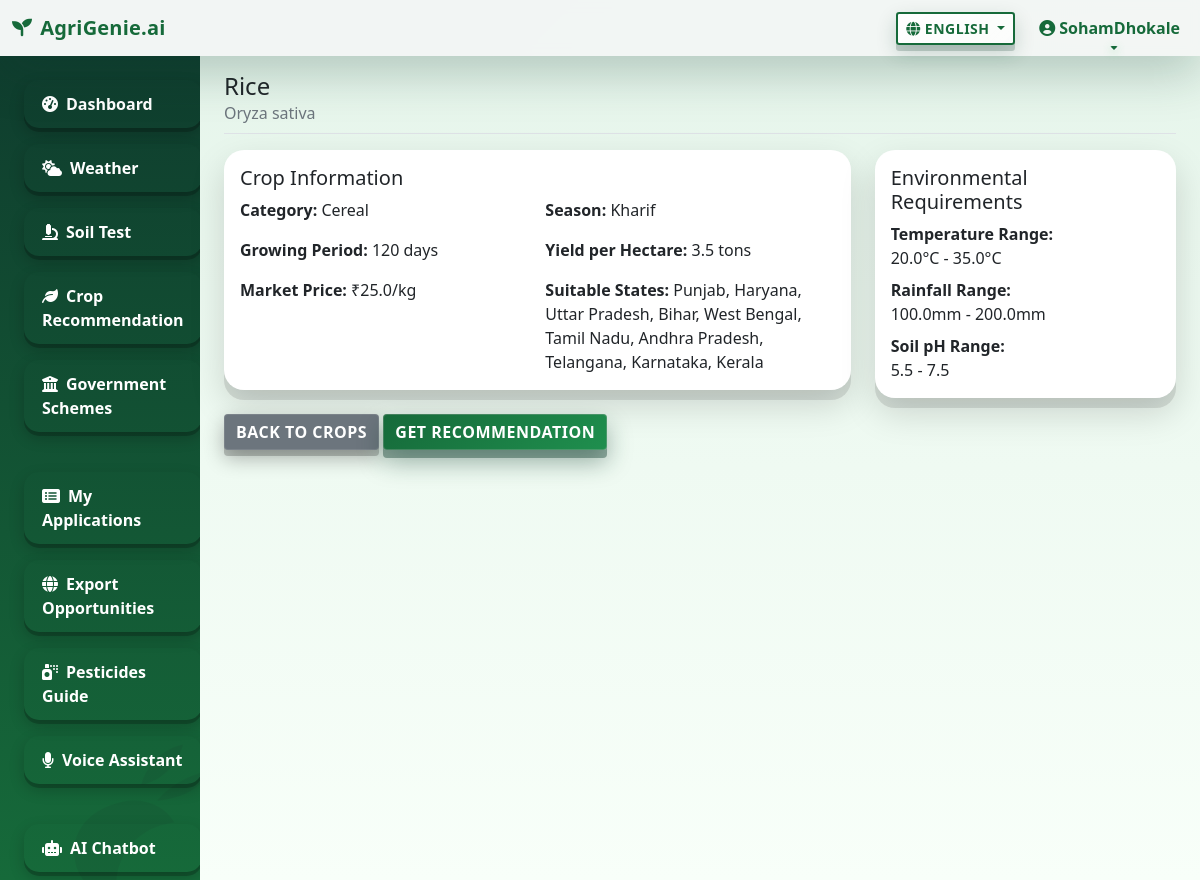
The page /crops/crop/1/ (signed in) on the database its author committed.
### apps/authentication/models.py (models this page shows, shortened)
class CustomUser(AbstractUser):
    phone = models.CharField(max_length=15, blank=True)
    location = models.CharField(max_length=100, blank=True)
    farm_size = models.DecimalField(max_digits=10, decimal_places=2, null=True, blank=True)
    state = models.CharField(max_length=50, blank=True)
    district = models.CharField(max_length=50, blank=True)
    created_at = models.DateTimeField(auto_now_add=True)

### apps/crops/models.py (models this page shows, shortened)
class Crop(models.Model):
    name = models.CharField(max_length=100)
    scientific_name = models.CharField(max_length=100, blank=True)
    category = models.CharField(max_length=50)
    season = models.CharField(max_length=20)
    min_temperature = models.FloatField()
    max_temperature = models.FloatField()
    min_rainfall = models.FloatField()
    max_rainfall = models.FloatField()
    soil_ph_min = models.FloatField()
    soil_ph_max = models.FloatField()
    growing_period_days = models.IntegerField()
    suitable_states = models.TextField()  # Comma-separated states
    yield_per_hectare = models.FloatField(help_text="Average yield in tons per hectare")
    market_price_per_kg = models.FloatField(help_text="Average market price per kg")

### apps/crops/views.py (the view)
# urls.py: path('crop/<int:crop_id>/', views.crop_detail, name='crop_detail'),
@login_required
def crop_detail(request, crop_id):
    crop = Crop.objects.get(id=crop_id)
    return render(request, 'crops/crop_detail.html', {'crop': crop})

### apps/authentication/context_processors.py (called while the page is built)
def site_language(request):
    lang = request.session.get('site_lang') or request.COOKIES.get('site_lang') or 'en'
    def t(key):
        """Template function to get translation"""
        return get_translation(key, lang)
    def translate(text):
        """Template function to translate text"""
        return translate_text(text, lang)
    return {
        'site_lang': lang,
        't': t,
        'translate': translate
    }

### apps/authentication/templatetags/translation_tags.py (called while the page is built)
@register.filter
@stringfilter
def t(key, language='en'):
    return get_translation(key, language)

### apps/authentication/translations.py (called while the page is built)
def get_translation(key, language='en'):
    return TRANSLATIONS.get(language, {}).get(key, TRANSLATIONS['en'].get(key, key))

### templates/crops/crop_detail.html (shortened to what this page needs)
{% extends 'base/base.html' %}
{% block content %}
<div class="pt-3 pb-2 mb-3 border-bottom">
    <h2 class="h4 mb-0">{{ crop.name }}</h2>
    <p class="text-muted mb-0">{{ crop.scientific_name }}</p>
</div>
<div class="row">
    <div class="col-md-8">
        <div class="card">
            <div class="card-body">
                <h5 class="card-title">Crop Information</h5>
                <div class="row g-3">
                    <div class="col-md-6">
                        <strong>Category:</strong> {{ crop.category }}
                    </div>
                    <div class="col-md-6">
                        <strong>Season:</strong> {{ crop.season }}
                    </div>
                    <div class="col-md-6">
                        <strong>Growing Period:</strong> {{ crop.growing_period_days }} days
                    </div>
                    <div class="col-md-6">
                        <strong>Yield per Hectare:</strong> {{ crop.yield_per_hectare }} tons
                    </div>
                    <div class="col-md-6">
                        <strong>Market Price:</strong> ₹{{ crop.market_price_per_kg }}/kg
                    </div>
                    <div class="col-md-6">
                        <strong>Suitable States:</strong> {{ crop.suitable_states }}
                    </div>
                </div>
            </div>
        </div>
    </div>
    <div class="col-md-4">
        <div class="card">
            <div class="card-body">
                <h5 class="card-title">Environmental Requirements</h5>
                <div class="row g-2">
                    <div class="col-12">
                        <strong>Temperature Range:</strong><br>
                        {{ crop.min_temperature }}°C - {{ crop.max_temperature }}°C
                    </div>
                    <div class="col-12">
                        <strong>Rainfall Range:</strong><br>
                        {{ crop.min_rainfall }}mm - {{ crop.max_rainfall }}mm
                    </div>
                    <div class="col-12">
                        <strong>Soil pH Range:</strong><br>
                        {{ crop.soil_ph_min }} - {{ crop.soil_ph_max }}
                    </div>
                </div>
            </div>
        </div>
    </div>
</div>
<div class="mt-3">
    <a href="{% url 'crop_list' %}" class="btn btn-secondary">Back to Crops</a>
    <a href="{% url 'crop_recommendation' %}" class="btn btn-primary">Get Recommendation</a>
</div>
{% endblock %}

### templates/base/base.html (shortened to what this page needs)
{% load translation_tags %}
<!DOCTYPE html>
<html lang="en">
<head>
    <link href="https://cdn.jsdelivr.net/npm/bootstrap@5.1.3/dist/css/bootstrap.min.css" rel="stylesheet">
    <link href="https://cdnjs.cloudflare.com/ajax/libs/font-awesome/6.0.0/css/all.min.css" rel="stylesheet">
</head>
<body>
    <nav class="navbar navbar-expand-lg navbar-light">
        <div class="container-fluid">
            <a class="navbar-brand" href="{% url 'dashboard' %}">
                <i class="fas fa-seedling me-2"></i>AgriGenie.ai
            </a>
            <div class="collapse navbar-collapse" id="navbarSupportedContent">
                <div class="d-flex align-items-center gap-2 me-3">
                    <div class="dropdown">
                        <button class="btn btn-sm btn-outline-secondary dropdown-toggle" id="siteLangBtn" data-bs-toggle="dropdown">
                            <i class="fas fa-globe me-1"></i><span id="siteLangText">{{ site_lang|default:'en' }}</span>
                        </button>
                    </div>
                </div>
                <ul class="navbar-nav mb-2 mb-lg-0">
                    {% if user.is_authenticated %}
                        <li class="nav-item dropdown">
                            <a class="nav-link dropdown-toggle" href="#" id="navbarDropdown" role="button" data-bs-toggle="dropdown">
                                <i class="fas fa-user-circle me-1"></i>{{ user.first_name|default:user.username }}
                            </a>
                        </li>
                    {% else %}
                        <li class="nav-item"><a class="nav-link" href="{% url 'login' %}">{{ 'login'|t:site_lang }}</a></li>
                        <li class="nav-item"><a class="nav-link" href="{% url 'register' %}">{{ 'register'|t:site_lang }}</a></li>
                    {% endif %}
                </ul>
            </div>
        </div>
    </nav>
    <div class="container-fluid">
        <div class="row">
            {% if user.is_authenticated %}
            <nav class="col-md-3 col-lg-2 d-md-block sidebar collapse">
                <div class="position-sticky pt-3">
                    <div class="crop-art">
                        <svg viewBox="0 0 64 64" xmlns="http://www.w3.org/2000/svg" fill="currentColor">
                            <path d="M21 52c0-11 9-20 20-20h3c-2-6-8-10-15-10C17 22 10 29 10 38c0 8 6 14 14 14h-3Z"/>
                            <path d="M36 18c3-6 9-10 16-10-3 6-9 10-16 10Z"/>
                            <path d="M40 24c5-4 12-6 19-6-4 5-11 7-19 6Z"/>
                        </svg>
                    </div>
                    <ul class="nav flex-column">
                        <li class="nav-item"><a class="nav-link" href="{% url 'dashboard' %}"><i class="fas fa-tachometer-alt me-2"></i>{{ 'dashboard'|t:site_lang }}</a></li>
                        <li class="nav-item"><a class="nav-link" href="{% url 'weather_dashboard' %}"><i class="fas fa-cloud-sun me-2"></i>{{ 'weather'|t:site_lang }}</a></li>
                        <li class="nav-item"><a class="nav-link" href="{% url 'soil_test' %}"><i class="fas fa-microscope me-2"></i>{{ 'soil_test'|t:site_lang }}</a></li>
                        <li class="nav-item"><a class="nav-link" href="{% url 'crop_recommendation' %}"><i class="fas fa-leaf me-2"></i>{{ 'crop_recommendation'|t:site_lang }}</a></li>
                        <li class="nav-item"><a class="nav-link" href="{% url 'schemes_list' %}"><i class="fas fa-university me-2"></i>{{ 'government_schemes'|t:site_lang }}</a></li>
                        <li class="nav-item"><a class="nav-link" href="{% url 'my_applications' %}"><i class="fas fa-list-alt me-2"></i>My Applications</a></li>
                        <li class="nav-item"><a class="nav-link" href="{% url 'exports_list' %}"><i class="fas fa-globe me-2"></i>{{ 'export_opportunities'|t:site_lang }}</a></li>
                        <li class="nav-item"><a class="nav-link" href="{% url 'pesticides_list' %}"><i class="fas fa-spray-can me-2"></i>{{ 'pesticides_guide'|t:site_lang }}</a></li>
                        <li class="nav-item"><a class="nav-link" href="{% url 'voice_assistant' %}"><i class="fas fa-microphone me-2"></i>{{ 'voice_assistant'|t:site_lang }}</a></li>
                        <li class="nav-item"><a class="nav-link" href="{% url 'chatbot' %}"><i class="fas fa-robot me-2"></i>{{ 'ai_chatbot'|t:site_lang }}</a></li>
                    </ul>
                </div>
            </nav>
            {% endif %}
            <main class="col-md-9 ms-sm-auto col-lg-10 px-md-4 main-content">
                {% block content %}{% endblock %}
            </main>
        </div>
    </div>
</body>
</html>

### rows shown on the page
CustomUser: first_name "SohamDhokale"
Crop: name "Rice", scientific_name "Oryza sativa", category "Cereal", season "Kharif", growing_period_days "120", yield_per_hectare "3.5", market_price_per_kg "25.0", suitable_states "Punjab, Haryana, Uttar Pradesh, Bihar, West Bengal, Tamil Nadu, Andhra Pradesh, Telangana, Karnataka, Kerala", min_temperature "20.0", max_temperature "35.0", min_rainfall "100.0", max_rainfall "200.0", soil_ph_min "5.5", soil_ph_max "7.5"

### other values the page prints
{{ 'dashboard'|t:site_lang }} "Dashboard"
{{ 'weather'|t:site_lang }} "Weather"
{{ 'soil_test'|t:site_lang }} "Soil Test"
{{ 'crop_recommendation'|t:site_lang }} "Crop Recommendation"
{{ 'government_schemes'|t:site_lang }} "Government Schemes"
{{ 'export_opportunities'|t:site_lang }} "Export Opportunities"
{{ 'pesticides_guide'|t:site_lang }} "Pesticides Guide"
{{ 'voice_assistant'|t:site_lang }} "Voice Assistant"
{{ 'ai_chatbot'|t:site_lang }} "AI Chatbot"
